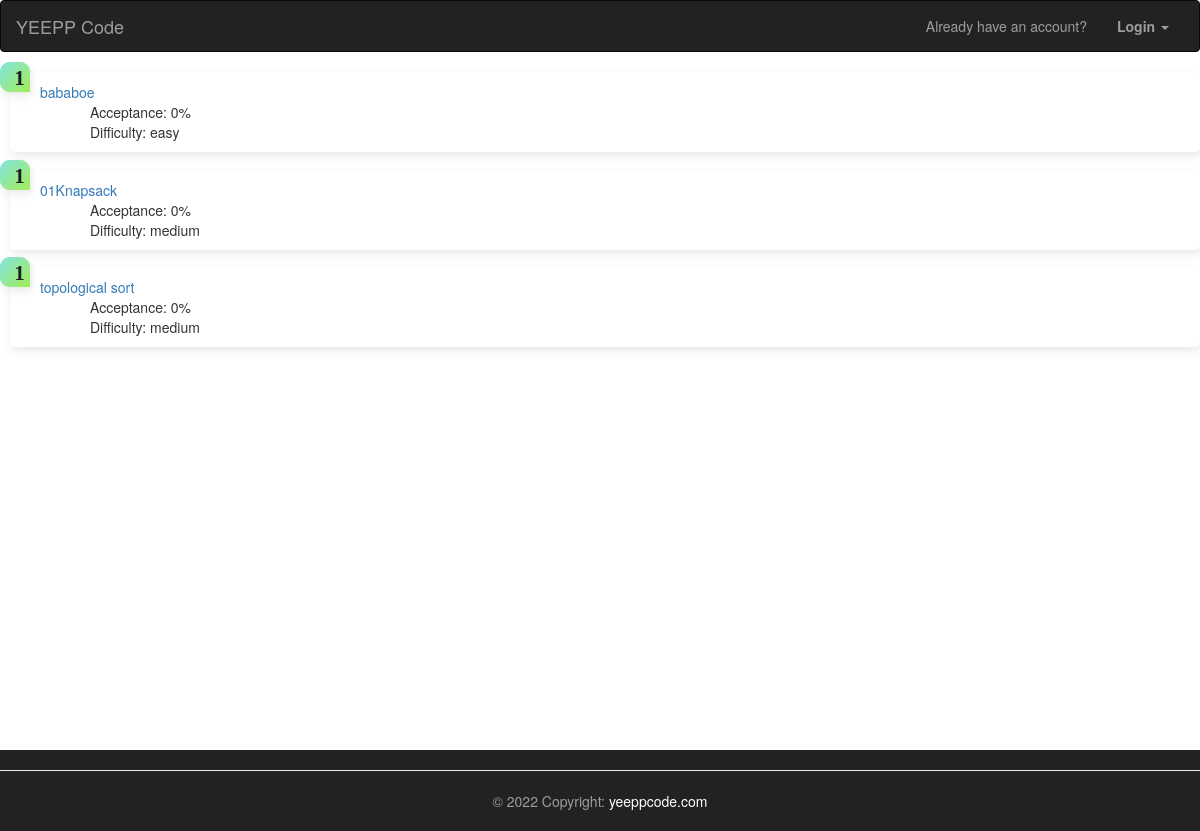
/, run on an earlier commit of the app's database.
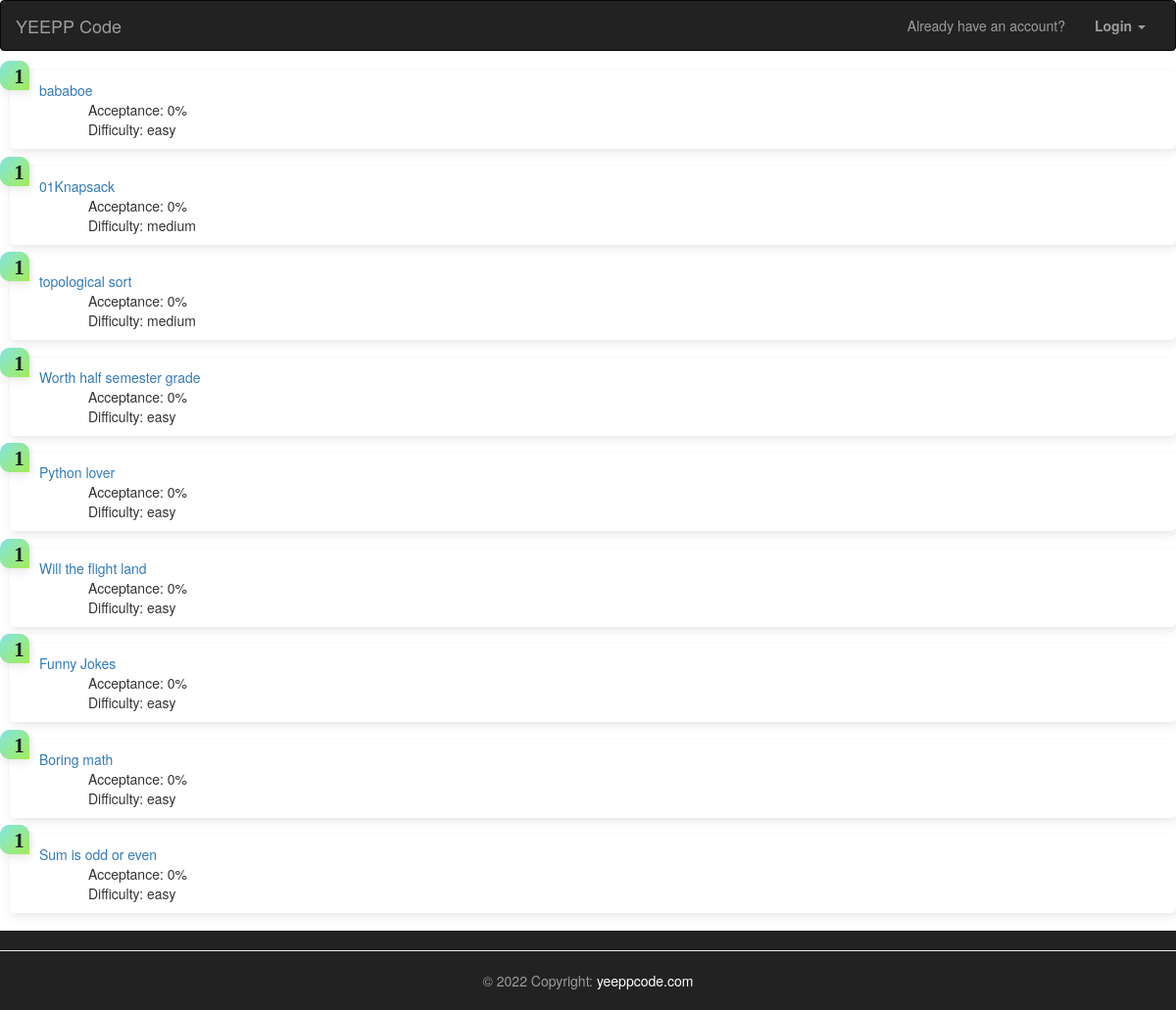
And on a later commit of the database.
### tables this page shows
CREATE TABLE problems (    problem_id INT AUTO_INCREMENT PRIMARY KEY,    difficulty  VARCHAR(10) NOT NULL,    attempted int(16) NOT NULL,    solved int(16) NOT NULL,     title  VARCHAR(100) NOT NULL,     description  VARCHAR(2000) NOT NULL,     likes  int(16) NOT NULL,     dislikes  int(16) NOT NULL);

### app/routes.py (the view)
@app.route('/')
def index():
    connection = sql.connect("database.db")
    cursor = connection.cursor()
    cursor.execute("SELECT * FROM problems")
    rows = cursor.fetchall()
    connection.close()
    problems = [Problems(x) for x in rows]
    return render_template("index.html", data=problems) #values=cursor)

### app/models.py (called while the page is built)
    def get_title(self):
        return self.title

    def get_acceptance(self):
        return self.acceptance

    def get_difficulty(self):
        return self.difficulty

    def get_id_path(self):
        return f"test?id={self.id}"

### app/templates/index.html (shortened to what this page needs)
{% extends "base_with_footer.html" %}
{% block body %}
        {% for val in data%}
            <div>
                <ol class="gradient-list" style="text-align: left;">
                    <li><a href="{{val.get_id_path()}}" id="whoknows">{{val.get_title()}}</a>  <div class="space">Acceptance: {{val.get_acceptance()}}%</div> <div class="space">Difficulty: {{val.get_difficulty()}}</div></li>
                </ol>
            </div>
        {%endfor%}
{% endblock %}

What changed in the data, as far as the page shows it:
added problems: get_title "Worth half semester grade", get_acceptance "0", get_difficulty "easy"
added problems: get_title "Python lover", get_acceptance "0", get_difficulty "easy"
added problems: get_title "Will the flight land", get_acceptance "0", get_difficulty "easy"
added problems: get_title "Funny Jokes", get_acceptance "0", get_difficulty "easy"
added problems: get_title "Boring math", get_acceptance "0", get_difficulty "easy"
added problems: get_title "Sum is odd or even", get_acceptance "0", get_difficulty "easy"
